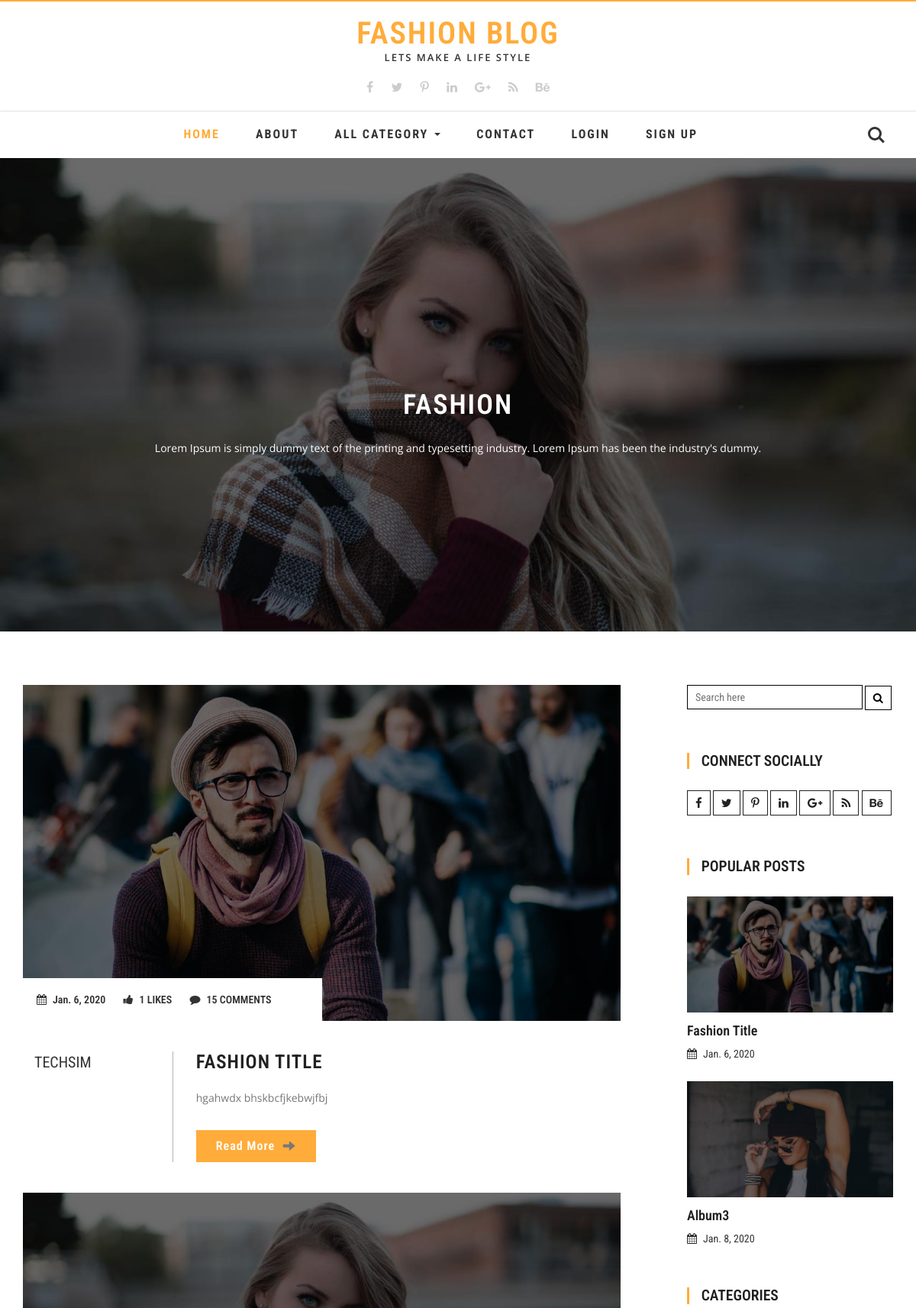
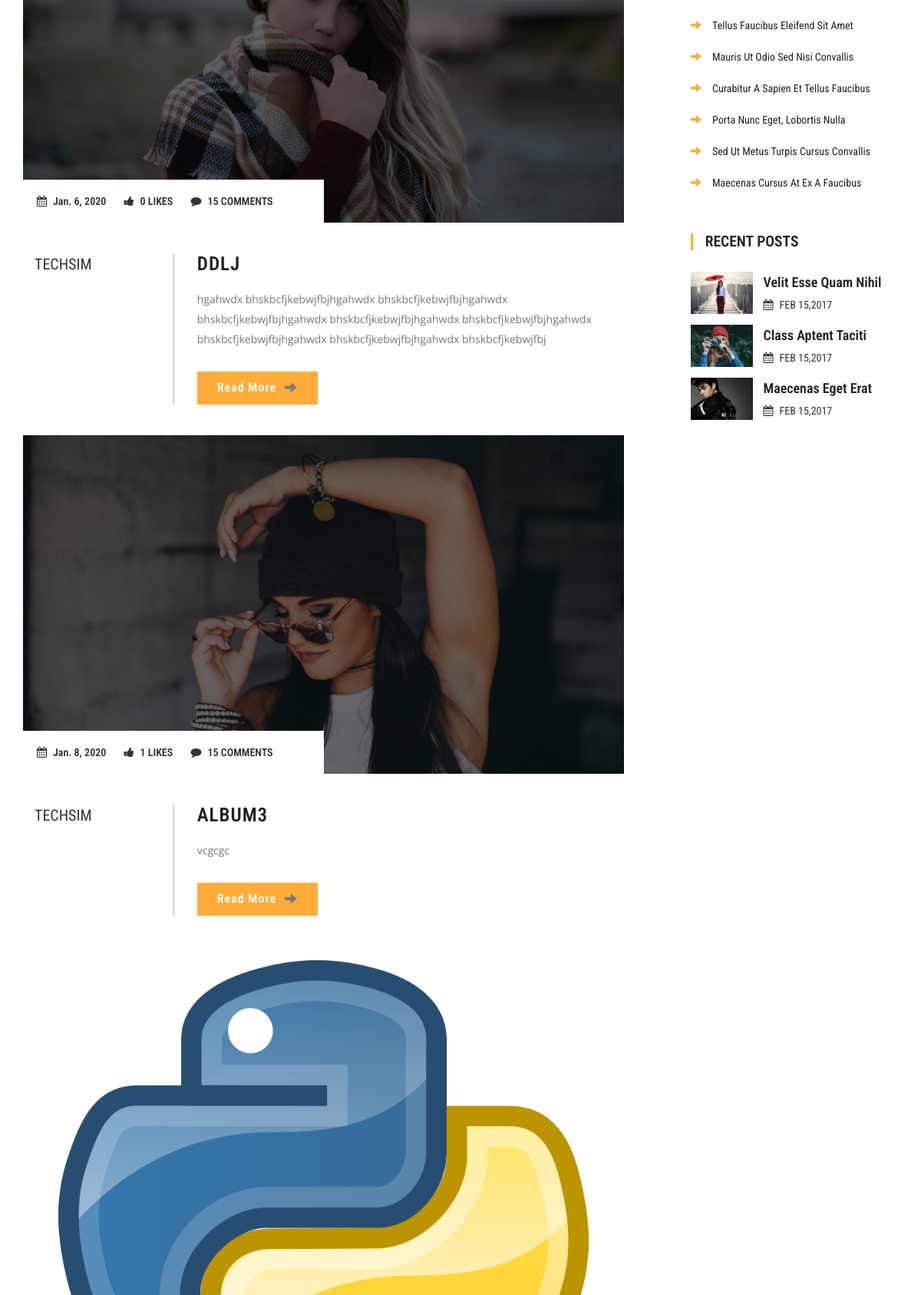
The page / (upper part) on the database its author committed (2 pictures, top to bottom).
### Blog/models.py (models this page shows, shortened)
class Post(models.Model):
    cat = models.ForeignKey(Category,on_delete=models.CASCADE,null=True)
    usr = models.ForeignKey(User,on_delete=models.CASCADE,null=True)
    title = models.CharField(max_length=200,null=True)
    image = models.FileField(null=True)
    date = models.DateField(null=True)
    short_des = models.TextField(null=True)
    long_des = models.TextField(null=True)

### Blog/views.py (the view)
# urls.py: path('',Home,name = 'home'),
def Home(request):
    allpost = Post.objects.all()
    li = []
    for i in allpost:
        like = LikeComment.objects.filter(post_data = i,like = True).count()
        li.append(like)
    z = zip(allpost,li)
    top3,recent3 = Recent_and_popular()
    d = {"allcat":All_category(),"allpost":z,"top3":top3,
         "recent3":recent3}
    return render(request,'index.html',d)

### Blog/views.py (called while the page is built)
def All_category():
    all_cat = Category.objects.all()
    return all_cat

def Recent_and_popular():
    allpost = Post.objects.all()
    recent_three = allpost[::-1][:3]
    like = []
    le = len(allpost)
    newpost =[]
    for i in allpost:
        l = LikeComment.objects.filter(post_data = i,like = True).count()
        like.append(l)
    for i in range(le):
        if max(like)>0:
            m = max(like)
            p = like.index(m)
            po = allpost[p]
            like.pop(p)
            like.insert(p,0)
            newpost.append(po)
    top_three = newpost[:3]
    return top_three,recent_three

### Blog/templates/index.html (shortened to what this page needs)
{% extends 'base.html' %}
	{% load static %}
{% block body %}
	<div class="w3-slider">
		<ul id="demo1">
			<li>
				<img src="{% static 'images/1.jpg' %}" alt="" />
				<div class="slide-desc">
					<h3>Fashion</h3>
					<p>Lorem Ipsum is simply dummy text of the printing and typesetting industry. Lorem Ipsum has been the industry's dummy. </p>
				</div>
			</li>
		</ul>
	</div>
	<div class="container">
		<div class="banner-btm-agile">
			<div class="col-md-9 btm-wthree-left">
				{% for p,l in allpost %}
				<div class="wthree-top">
					<div class="w3agile-top">
						<div class="w3agile_special_deals_grid_left_grid">
							<a href="singlepage.html"><img src="{{ p.image.url }}" class="img-responsive" alt="" /></a>
						</div>
						<div class="w3agile-middle">
						<ul>
							<li><a href="#"><i class="fa fa-calendar" aria-hidden="true"></i>{{ p.date }}</a></li>
							<li><a href="{% url 'like' p.id %}" id ='like' onclick="myfun();"><i class="fa fa-thumbs-up" aria-hidden="true"></i>{{ l }} LIKES</a></li>
							<li><a href="#"><i class="fa fa-comment" aria-hidden="true"></i>15 COMMENTS</a></li>
						</ul>
					</div>
					</div>
					<div class="w3agile-bottom">
						<div class="col-md-3 w3agile-left">
							<h5>{{ p.usr.username }}</h5>
						</div>
						<div class="col-md-9 w3agile-right">
							<h3><a href="singlepage.html">{{ p.title }}</a></h3>
							<p>{{ p.short_des }}</p><a class="agileits w3layouts" href="{% url 'detail' p.id %}">Read More <span class="glyphicon agileits w3layouts glyphicon-arrow-right" aria-hidden="true"></span></a>
						</div>
							<div class="clearfix"></div>
					</div>
				</div>
				{% endfor %}
			</div>
			<div class="col-md-3 w3agile_blog_left">
				<div class="wthreesearch">
							<form action="#" method="post">
								<input type="search" name="Search" placeholder="Search here" required="">
								<button type="submit" class="btn btn-default search" aria-label="Left Align">
									<i class="fa fa-search" aria-hidden="true"></i>
								</button>
							</form>
				</div>
				<div class="agileinfo_calender">
				<h3>CONNECT SOCIALLY</h3>
				<div class="w3ls-social-icons-1">
					<a class="facebook" href="#"><i class="fa fa-facebook"></i></a>
					<a class="twitter" href="#"><i class="fa fa-twitter"></i></a>
					<a class="pinterest" href="#"><i class="fa fa-pinterest-p"></i></a>
					<a class="linkedin" href="#"><i class="fa fa-linkedin"></i></a>
					<a class="linkedin" href="#"><i class="fa fa-google-plus"></i></a>
					<a class="linkedin" href="#"><i class="fa fa-rss"></i></a>
					<a class="linkedin" href="#"><i class="fa fa-behance"></i></a>
				</div>
				</div>
				<div class="w3ls_popular_posts">
					<h3>Popular Posts</h3>
					{% for i in top3 %}
					<div class="agileits_popular_posts_grid">
						<div class="w3agile_special_deals_grid_left_grid">
							<a href="singlepage.html"><img src="{{ i.image.url }}" class="img-responsive" alt="" /></a>
						</div>
						<h4><a href="singlepage.html">{{ i.title }}</a></h4>
						<h5><i class="fa fa-calendar" aria-hidden="true"></i>{{ i.date }}</h5>
					</div>
					{% endfor %}
				</div>
				<div class="w3l_categories">
					<h3>Categories</h3>
					<ul>
						<li><a href="singlepage.html"><span class="glyphicon glyphicon-arrow-right" aria-hidden="true"></span>tellus faucibus eleifend sit amet</a></li>
						<li><a href="singlepage.html"><span class="glyphicon glyphicon-arrow-right" aria-hidden="true"></span>Mauris ut odio sed nisi convallis</a></li>
						<li><a href="singlepage.html"><span class="glyphicon glyphicon-arrow-right" aria-hidden="true"></span>Curabitur a sapien et tellus faucibus</a></li>
						<li><a href="singlepage.html"><span class="glyphicon glyphicon-arrow-right" aria-hidden="true"></span>porta nunc eget, lobortis nulla</a></li>
						<li><a href="singlepage.html"><span class="glyphicon glyphicon-arrow-right" aria-hidden="true"></span>Sed ut metus turpis cursus convallis</a></li>
						<li><a href="singlepage.html"><span class="glyphicon glyphicon-arrow-right" aria-hidden="true"></span>Maecenas cursus at ex a faucibus</a></li>
					</ul>
				</div>
			<div class="w3ls_recent_posts">
					<h3>Recent Posts</h3>
					<div class="agileits_recent_posts_grid">
						<div class="agileits_recent_posts_gridl">
							<div class="w3agile_special_deals_grid_left_grid">
									<a href="singlepage.html"><img src="{% static 'images/r1.jpg' %}" class="img-responsive" alt="" /></a>
								</div>
						</div>
						<div class="agileits_recent_posts_gridr">
							<h4><a href="singlepage.html">velit esse quam nihil</a></h4>
							<h5><i class="fa fa-calendar" aria-hidden="true"></i>FEB 15,2017</h5>
						</div>
						<div class="clearfix"> </div>
					</div>
					<div class="agileits_recent_posts_grid">
						<div class="agileits_recent_posts_gridl">
							<div class="w3agile_special_deals_grid_left_grid">
									<a href="singlepage.html"><img src="{% static 'images/r2.jpg' %}" class="img-responsive" alt="" /></a>
								</div>
						</div>
						<div class="agileits_recent_posts_gridr">
							<h4><a href="singlepage.html">Class aptent taciti </a></h4>
							<h5><i class="fa fa-calendar" aria-hidden="true"></i>FEB 15,2017</h5>
						</div>
						<div class="clearfix"> </div>
					</div>
					<div class="agileits_recent_posts_grid">
						<div class="agileits_recent_posts_gridl">
							<div class="w3agile_special_deals_grid_left_grid">
									<a href="singlepage.html"><img src="{% static 'images/r3.jpg' %}" class="img-responsive" alt="" /></a>
								</div>
						</div>
						<div class="agileits_recent_posts_gridr">
							<h4><a href="singlepage.html">Maecenas eget erat </a></h4>
							<h5><i class="fa fa-calendar" aria-hidden="true"></i>FEB 15,2017</h5>
						</div>
						<div class="clearfix"> </div>
					</div>
				</div>
			</div>
		</div>
	</div>
{% endblock %}

### Blog/static/css/style.css (style rules this page uses)
body { padding:0; margin:0; background:#fff; font-family: 'Roboto Condensed', sans-serif; }
a { text-decoration:none; }
body a { transition:0.5s all; -webkit-transition:0.5s all; -moz-transition:0.5s all; -o-transition:0.5s all; -ms-transition:0.5s all; font-weight:400; }
h1,h2,h3,h4,h5,h6 { margin:0; font-weight:400; transition:0.5s all; -webkit-transition:0.5s all; -moz-transition:0.5s all; -o-transition:0.5s all; -ms-transition:0.5s all; }
p { margin:0; font-family: 'Open Sans', sans-serif; }
ul { margin:0; padding:0; }
.w3-slider { position: relative; }
.btm-wthree-left { float: left; width: 70%; padding-left: 0; }
.w3agile-middle ul li { display: inline-block; margin-right: 20px; }
.w3agile-middle ul li a { color:#333; font-size:14px; text-decoration:none; font-weight:600; }
.w3agile-top { position: relative; }
.w3agile-middle { width: 50%; background: #fff; padding: 18px; position: absolute; bottom: 0; }
.w3agile-middle i { padding-right: 8px; }
.agileits_popular_posts_grid i,.w3ls_recent_posts i { padding-right: 8px; }
.w3agile-bottom { padding: 40px 0; }
.w3agile-right { border-left: 1px solid #b4b4b4; }
.w3agile-left h5 { font-size: 20px; line-height: 28px; text-transform: uppercase; color: #333; }
.w3agile-right h3 { font-size: 25px; text-transform: uppercase; letter-spacing: 1px; }
.w3agile-right h3 a { color: #212121; font-weight: 600; text-decoration:none; }
.w3agile-right p { font-size: 14px; color: #777; margin: 20px 0; line-height: 26px; }
a.agileits.w3layouts { font-weight: 600; color: #FFF; padding: 9px 25px; background-color: #FFAC3A; margin-top: 9px; letter-spacing: 1px; display: inline-block; text-decoration: none; font-size: 16px; border: 1px solid #FFAC3A; }
span.glyphicon.agileits.w3layouts.glyphicon-arrow-right { padding-left: 6px; top: 2px; }
.w3agile-right { padding-left: 30px; padding-right:0; }
.banner-btm-agile { margin: 5em 0; }
.wthreesearch input[type="search"] { border: 1px solid #000; padding: 5px 10px; color: #000; outline: none; width: 85%; }
.wthreesearch .btn-default { color: #000; border-color: #000; border-radius: 0; padding: 5px 10px; }
.wthreesearch { margin-bottom: 4em; }
.agile_author,.w3ls_recent_posts { margin:4em 0; }
.w3agile_blog_left h3 { text-transform: uppercase; font-size: 1.4em; color: #212121; padding-left: .8em; border-left: 3px solid #FFAC3A; font-weight:600; }
.agileits_recent_posts_gridl { float: left; width: 30%; }
.agileits_recent_posts_gridr { float: right; width: 65%; }
.agileits_recent_posts_gridr h4 a,.w3ls_popular_posts h4 a { font-size: 1em; text-decoration: none; color: #212121; line-height: 1.5em; font-weight: 600; text-transform: capitalize; }
.w3ls_popular_posts { margin-top: 4em; }
.w3ls_popular_posts h4 { margin: 10px 0; }
.agileits_popular_posts_grid { margin-top: 2em; }
.w3l_categories { margin-top: 4em; }
.agileits_recent_posts_gridr h4 { margin: 0 0 0.5em; }
.agileits_recent_posts_grid:nth-child(2) { margin: 2em 0 1em; }
.agileits_recent_posts_grid:nth-child(3) { margin: 0em 0 1em; }
.w3l_categories ul { padding:2em 0 0; }
.w3l_categories ul li { display:block; margin-bottom:1.5em; }
.w3l_categories ul li:last-child { margin:0; }
.w3l_categories ul li a { color:#212121; text-transform:capitalize; text-decoration:none; }
.w3l_categories ul li a span { padding-right:1em; color:#FFAC3A; }
.w3ls-social-icons-1 i,.w3ls-social-1 i { font-size: 15px; border:1px solid #212121; padding: 8px 10px; color: #212121; transition:0.5s all; -webkit-transition:0.5s all; -o-transition:0.5s all; -ms-transition:0.5s all; -moz-transition:0.5s all; }
.w3agile_blog_left { padding-right: 0; }
.w3ls-social-icons-1 { margin-top: 2em; }
.w3agile_blog_left { padding-right: 0; float: right; width: 25%; }
.w3agile_special_deals_grid_left_grid { position: relative; overflow: hidden; }
.w3agile_special_deals_grid_left_grid img { -moz-transition: all 1s; -o-transition: all 1s; -webkit-transition: all 1s; transition: all 1s; width: 100%; }
.glyphicon { position: relative; top: 1px; display: inline-block; font-family: 'Glyphicons Halflings'; font-style: normal; font-weight: 400; line-height: 1; -webkit-font-smoothing: antialiased; -moz-osx-font-smoothing: grayscale; color: #777; }

### Blog/static/css/flexslider.css (style rules this page uses)
.slides, .flex-control-nav, .flex-direction-nav { margin: 0; padding: 0; list-style: none; }
.slides:after { content: "."; display: block; clear: both; visibility: hidden; line-height: 0; height: 0; }

### rows shown on the page
Post: image (picture), date "Jan. 6, 2020", l "1", usr.username "TECHSIM", title "FASHION TITLE", short_des "hgahwdx bhskbcfjkebwjfbj", title "Fashion Title"
Post: image (picture), date "Jan. 6, 2020", l "0", usr.username "TECHSIM", title "DDLJ", short_des "hgahwdx bhskbcfjkebwjfbjhgahwdx bhskbcfjkebwjfbjhgahwdx bhskbcfjkebwjfbjhgahwdx bhskbcfjkebwjfbjhgahwdx bhskbcfjkebwjfbjhgahwdx bhskbcfjkebwjfbjhgahwdx bhskbcfjkebwjfbjhgahwdx bhskbcfjkebwjfbj"
Post: image (picture), date "Jan. 8, 2020", usr "1", usr.username "TECHSIM", title "ALBUM3", short_des "vcgcgc", title "Album3"
Post: image (picture)
